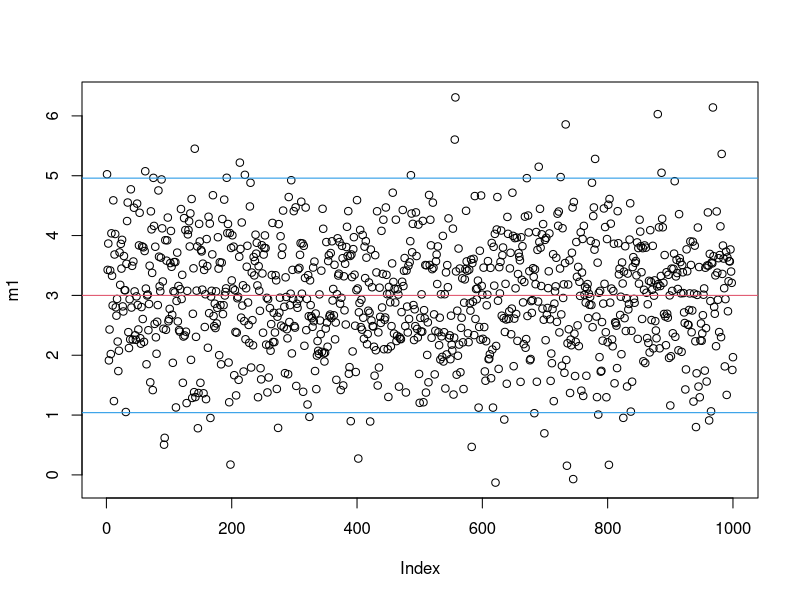
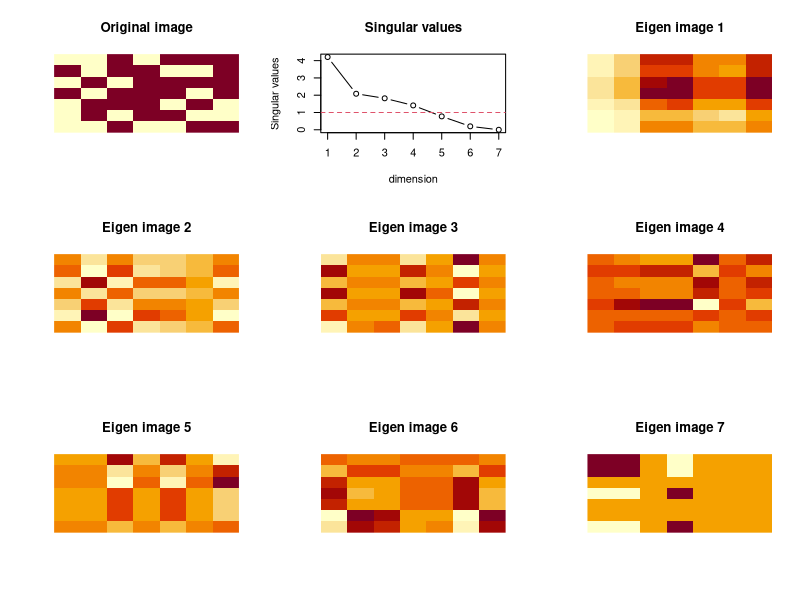
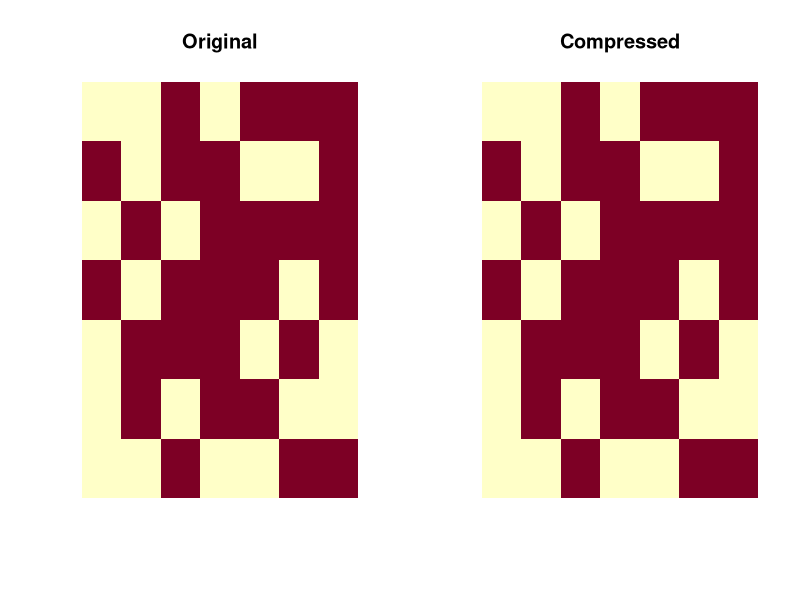
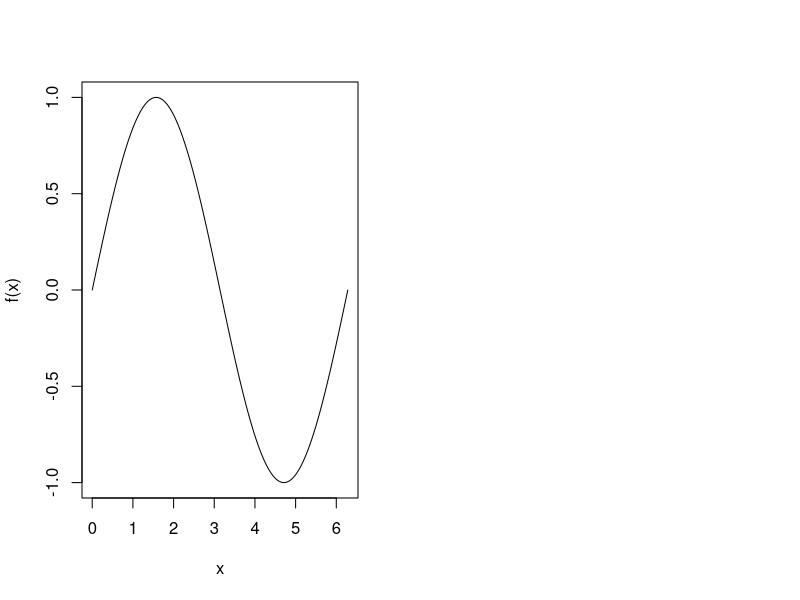
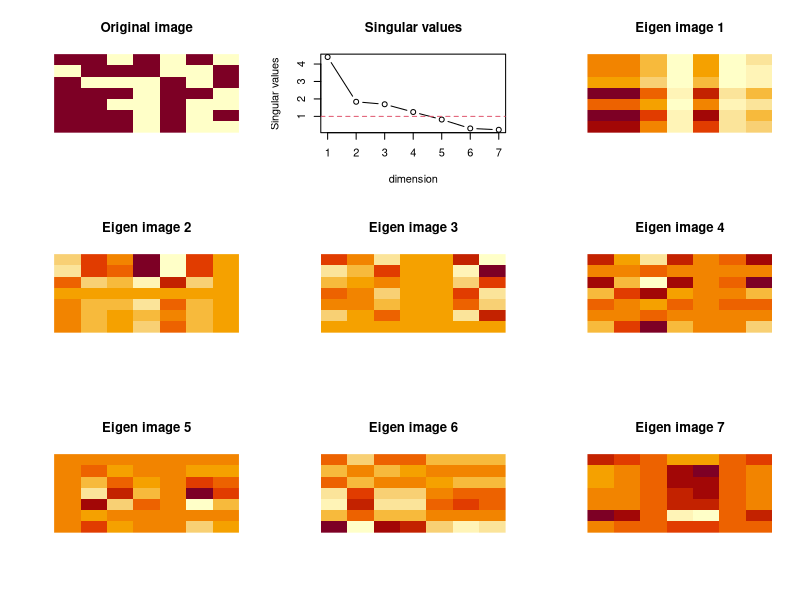
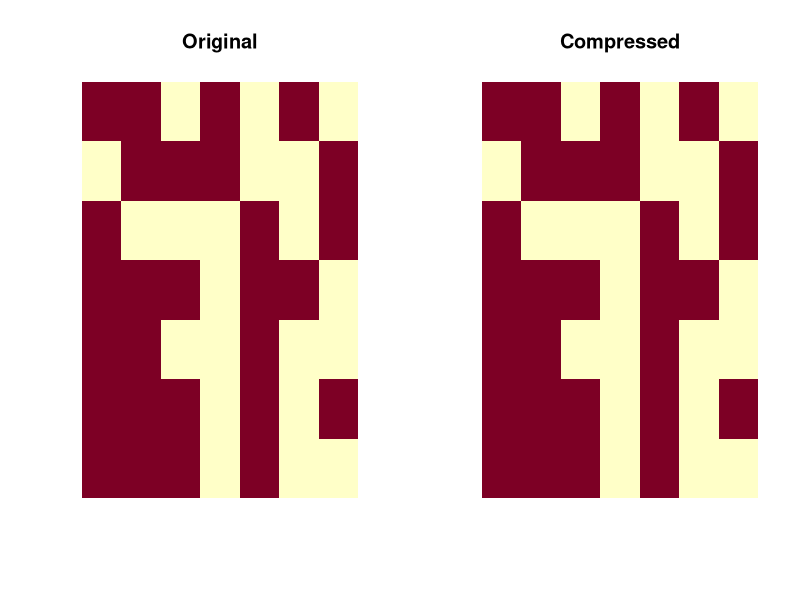
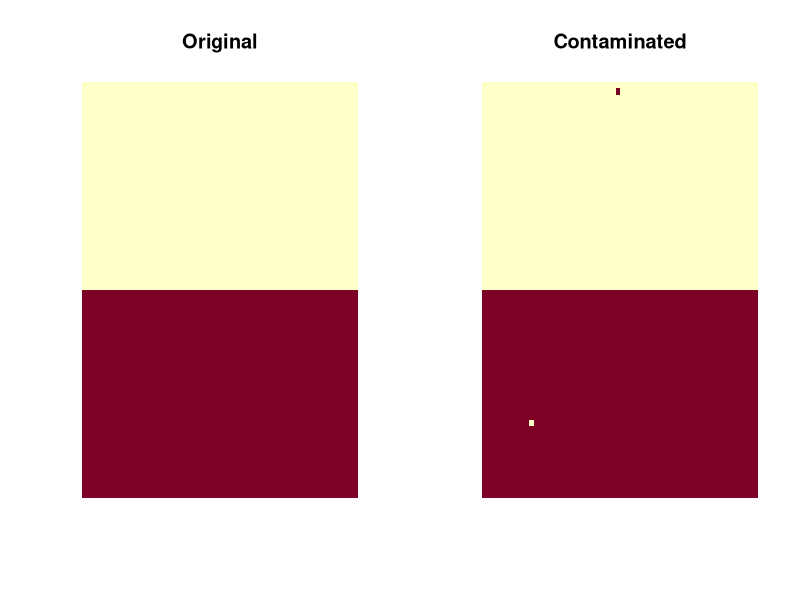
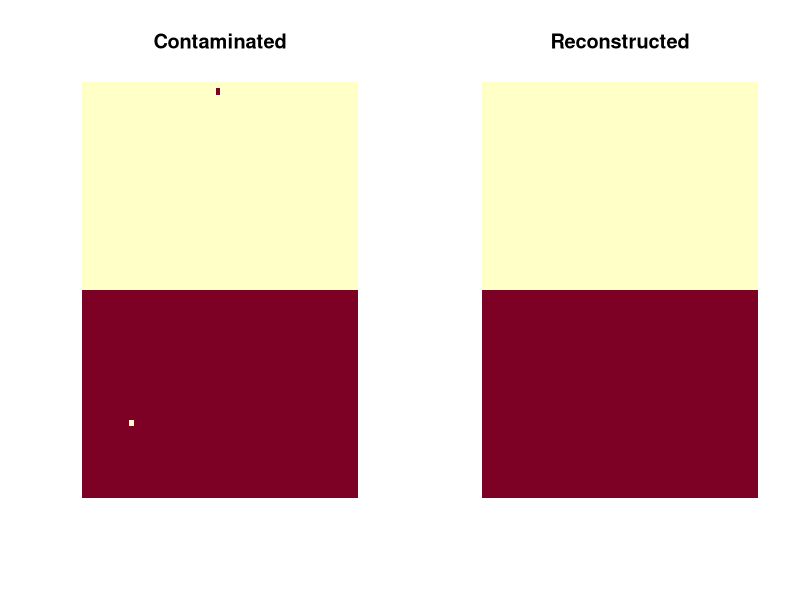

The R script that drew these images, in order:
## 2019.03.08


## 2.1 행렬 다루기
## 2.1.1. 반복실행
set.seed(123457)
N <- 1000  # 행의 갯수
d <- 100   # 열의 갯수
X <- matrix(rnorm(N*d, mean = 3, sd = 10), N, d)

#  평균 벡터 만들기(행 & 열)
head(apply(X, 1, mean)) # 행 방향으로 평균 계산 반복 실행
head(apply(X, 2, mean)) # 열 빙향으로 평균 계산 반복 실행

head(apply(X, 1, sd))   # 실습) 행방향 표준편차 구하기
head(apply(X, 2, sd))   # 실습) 열방향 표준편차 구하기

m1 <- apply(X, 1, mean)
s1 <- apply(X, 1, sd)

plot(m1)
abline(h=3, col=2)
abline(h = c(3 - 1.96, 3 + 1.96), col = 4)  # 신뢰구간



head(rowMeans(X))
head(colMeans(X))
head(rowSums(X))
head(colSums(X))


# scale함수는 각 열에 대해서 적용해준다
Z <- scale(X) # scale(X, center = TRUE, scale = TRUE)
round(Z[1:5, 1:10], 2)
round(cov(Z)[1:5, 1:5], 2)








## 2.1.2. 행렬연산
a <- matrix(rnorm(12), 4, 3)
#  transpose
t(a)
#  행렬 곱
t(a) %*% a   
#  역행렬
b <- t(a) %*% a
b.inv <- solve(b)  # solve는 연립방정식 풀 때 사용됨.

b %*% b.inv

b.inv %*% b

#  연립방정식
Amat <- matrix(c(1,  2,  3,
                 2, -5, -1,
                 0,  1, -1),
               ncol = 3, byrow = TRUE)
bvec <- c(5, 7, 0)
x <- solve(Amat, bvec)
x

as.vector(Amat%*%x) == bvec
identical(as.vector(Amat%*%x), bvec)


#  행렬식
det(b)
#  외적, outer product
x <- c(1:3)
y <- c(4:6)
outer(x, y)









## 2.1.3. 행렬의 분해
#  상삼각, 하삼각 행렬
b
upper.tri(b)
lower.tri(b)

b[lower.tri(b)] <- NA
b

#  QR 분해
#  행렬 X를 X=QR 과 같이 분해하는 것을 가리킨다.
#  단, Q는 직교행렬(역행렬이 전치행렬과 같음)이고 R은 상삼각행렬이다.
#  선형연립방정식의 해를 안정적으로 구하는 데 매우 유용하다.
A.qr <- qr(Amat)
Q <- qr.Q(A.qr)
R <- qr.R(A.qr)
R
t(Q) %*% bvec

#  고유값 분해
N <- 100
d <- 5
D <- matrix(rnorm(N*d), N, d)
A <- t(D) %*% D
eig <- eigen(A)
print(lambda <- eig$values)  # 고유값
print(P <- eig$vectors)      # 고유벡터


identical(A, P %*% diag(lambda) %*% t(P)) # 원래 같음.












#  이를 응용하면 자료에 대한 whitening 또는 coloring에 활용하는 것이 가능하다.
library(mvtnorm)

N <- 100
d <- 3
Sigma <- matrix(c(3, 0.5, 1,
                  0.5, 5, 0.9,
                  1, 0.9, 8), byrow = TRUE, ncol = 3)
X <- rmvnorm(N, sigma = Sigma)
S <- cov(X)
S

eig <- eigen(S)
lambda <- eig$values
P <- eig$vectors
W <- P %*% diag(1/lambda^0.5) %*% t(P) 
Z <- X %*% W
cov(Z)








N <- 7
d <- 7
A <- round(matrix(runif(N*d), N, d))
A.svd <- svd(A)
str(A.svd)

par(mfrow = c(3, 3))
image(A, axes = FALSE, main = "Original image")
plot(A.svd$d, type = "b", 
     xlab = "dimension", ylab = "Singular values", 
     main = "Singular values")
abline(h = 1, col = 2, lty = 2)
image(A.svd$u[,1]%*%t(A.svd$v[,1]), 
      axes = FALSE, main = "Eigen image 1")
image(A.svd$u[,2]%*%t(A.svd$v[,2]), 
      axes = FALSE, main = "Eigen image 2")
image(A.svd$u[,3]%*%t(A.svd$v[,3]), 
      axes = FALSE, main = "Eigen image 3")
image(A.svd$u[,4]%*%t(A.svd$v[,4]), 
      axes = FALSE, main = "Eigen image 4")
image(A.svd$u[,5]%*%t(A.svd$v[,5]), 
      axes = FALSE, main = "Eigen image 5")
image(A.svd$u[,6]%*%t(A.svd$v[,6]), 
      axes = FALSE, main = "Eigen image 6")
image(A.svd$u[,7]%*%t(A.svd$v[,7]), 
      axes = FALSE, main = "Eigen image 7")

?svd

d.tilde <- sum(A.svd$d >= 1)
A.tilde <- round(A.svd$u[,1:d.tilde] %*% diag(A.svd$d[1:d.tilde]) %*% t(A.svd$v[,1:d.tilde]))
par(mfrow = c(1, 2))
image(A, axes = FALSE, main = "Original")
image(A.tilde, axes = FALSE, main = "Compressed")



## 2.2 수치 미분
## 2.2.1. 미분 derivative

#  지수함수를 예로 x=1일 때의 미분 --> 접선의 기울기를 구해보자
round(-exp(-1), 6)  # 실제 미분계수



f <- function(x) exp(-x)
h <- 2^(-2*(0:10))
x <- 1
round(rbind(h, (f(x + h) - f(x))/h), 6) # 10번째쯤 갈수록 수렴하고 있다.

round(rbind(h, (f(x + h) - f(x - h))/(2*h)), 6) # better // 6번째쯤에 수렴




derivative <- function(f, x, tol = 1e-8, tol.h = 5e-10){  # tol은 정확도라고 생각하면 됨.
  h <- 1e-3
  der0 <- (f(x + h) - f(x - h))/(2*h)
  iter <- 0
  while(1) {
    iter <- iter + 1
    h <- 0.25*h
    der1 <- (f(x + h) - f(x - h))/(2*h)
    diff <- max(abs(der1 - der0))
    if (diff < tol | h < tol.h ) {
      ans <- der1
      break
    }
  }
  
  return(list(deriv = ans, diff = diff, h = h, iter = iter))
}


#  sin함수로 한 번 해보자.
x <- seq(from = 0, to = 2*pi, by = 0.0025)
#f <- function(x) x^3 - x^2 
f <- function(x) sin(x)

der <- derivative(f, x)
plot(x, f(x), type = 'l')
























##########################################################################################################
##########################################################################################################
##########################################################################################################
##########################################################################################################
##########################################################################################################



## 고유값 분해
# A = P %*% large_lambda %*% t(P) = small_lambda1 * eigenVector1 %*% t(eigenVector1) + small_lambda2 * eigenVector2 %*% t(eigenVector2) + ...


## 양정치 행렬(positive definite) / 양반정치 행렬(positive semi definite)


## 특이값 분해
#  U와 V가 직교행렬 == 내적하면 0
#  A = U %*% Σ %*% t(V)일때, A %*% t(A) == V %*% SIGMA^2 %*% t(V) ==> P %*% large_lambda %*% t(P) 꼴로 나옴.
#  // 직교 성질을 갖는 행렬을 서로 전치행렬로 바꾸어 곱하면 I가 나온다.
#  Σ σ


## 그림의 denoise하기! 아니면 파일사이즈 줄이기
N <- 7
d <- 7
A <- round(matrix(runif(N*d), N, d))
A.svd <- svd(A)   # Compute the singular-value decomposition of a rectangular matrix.
str(A.svd)
A.svd$d     # 이 순서대로 정보량의 순위를 알 수 있음 + 1 이하는 버려볼까~?
A.svd$u
A.svd$v

par(mfrow = c(3, 3))
image(A, axes = FALSE, main = "Original image")
plot(A.svd$d, type = "b",    # singular value
     xlab = "dimension", ylab = "Singular values", 
     main = "Singular values")
abline(h = 1, col = 2, lty = 2)
image(A.svd$u[,1]%*%t(A.svd$v[,1]), 
      axes = FALSE, main = "Eigen image 1")
image(A.svd$u[,2]%*%t(A.svd$v[,2]), 
      axes = FALSE, main = "Eigen image 2")
image(A.svd$u[,3]%*%t(A.svd$v[,3]), 
      axes = FALSE, main = "Eigen image 3")
image(A.svd$u[,4]%*%t(A.svd$v[,4]), 
      axes = FALSE, main = "Eigen image 4")
image(A.svd$u[,5]%*%t(A.svd$v[,5]), 
      axes = FALSE, main = "Eigen image 5")
image(A.svd$u[,6]%*%t(A.svd$v[,6]), 
      axes = FALSE, main = "Eigen image 6")
image(A.svd$u[,7]%*%t(A.svd$v[,7]), 
      axes = FALSE, main = "Eigen image 7")

A.svd$d


# size 축소 후 복원
d.tilde <- sum(A.svd$d >= 1)
A.tilde <- round(A.svd$u[,1:d.tilde] %*% diag(A.svd$d[1:d.tilde]) %*% t(A.svd$v[,1:d.tilde]))
par(mfrow = c(1, 2))
image(A, axes = FALSE, main = "Original")
image(A.tilde, axes = FALSE, main = "Compressed")

# 노이즈 제거
A <- matrix(c(rep(1, 2048), rep(0, 2048)), 64, 64)
par(mfrow = c(1, 2))
image(A, axes = FALSE, main = "Original")
A[32, 63] <- 1 - A[32, 63]
A[12, 12] <- 1 - A[12, 12]
image(A, axes = FALSE, main = "Contaminated")

A.svd <- svd(A)
str(A.svd)

d.tilde <- sum(A.svd$d >= 1)
A.tilde <- round(A.svd$d[1] * A.svd$u[,1:d.tilde] %*% t(A.svd$v[,1:d.tilde]))
par(mfrow = c(1, 2))
image(A, axes = FALSE, main = "Contaminated")
image(A.tilde, axes = FALSE, main = "Reconstructed")



f <- function(x) sin(x)
a <- 0; b <- pi/2; inc <- 2e-6
x <- seq(from = a, to = b, by = inc)
y <- f(x)
n <- length(y)
integ.rect <- sum(y[-n]*inc)
integ.trpz <- sum(y*inc) - 0.5*(y[1] + y[n])*inc
round(c(integ.rect, integ.trpz), 6)


GaussianQuadratureIntegral <- function(f, lower, upper, n = 5)
{
  if (n == 2) {
    w <- c(1, 1)
    x <- c(-0.577350269, 0.577350269)
  } else if (n == 3) {
    w <- c(0.5555556, 0.8888889, 0.5555556)
    x <- c(-0.774596669, 0, 0.774596669)
  } else if (n == 4) {
    w <- c(0.3478548, 0.6521452, 0.6521452, 0.3478548)
    x <- c(-0.861136312, -0.339981044, 0.339981044, 0.861136312)
  } else if (n == 5) {
    w <- c(0.2369269, 0.4786287, 0.5688889, 0.4786287, 0.2369269)
    x <- c(-0.906179846, -0.538469310, 0, 0.538469310, 0.906179846)
  } else if (n == 6) {
    w <- c(0.1713245, 0.3607616, 0.4679139, 0.4679139, 0.3607616, 0.1713245)
    x <- c(-0.932469514, -0.661209386, -0.238619186, 0.238619186, 0.661209386, 0.932469514)
  } else {
    cat("Check n: 2, 3, ..., 6\n")
    return(NA)
  }
  ans <- 0.5*(upper - lower)*sum(w*f(0.5*((upper - lower)*x + (upper + lower))))
  return(ans)
}

GaussianQuadratureIntegral(f, 0, pi/2, n = 2)














##########################################################################################################
##########################################################################################################
##########################################################################################################
##########################################################################################################
##########################################################################################################



## 2.3.4 몬테카를로 방법
#  대수의 법칙을 이용한 것이다.
#  정밀도는 살짝 떨어지지만 다변량에서는 파워풀하게 적용될 수 있다.
n <- 1e6
x <- rexp(n)
mean(x)
#  오차의 한계 구하기(like 신뢰구간)
1.96*sd(x)/sqrt(n)
c(mean(x) - 1.96*sd(x)/sqrt(n), mean(x) + 1.96*sd(x)/sqrt(n))


## 2.3.5 Importance sampling
#  몬테카를로 적분 예시
#  uniform 분포 사용
f <- function(x) exp(-x)/(1 + x*x)*(x >= 0)*(x <= 1)
n <- 1e6
y <- runif(n)
g1 <- function(y) dunif(y)

cat("근사값:", round(mean(f(y)/g1(y)), 6), 
    "  s.e.:", round(sd(f(y)/g1(y))/sqrt(n), 6), "\n")


#  분포를 어떤 분포를 쓰느냐에 따라 성능이 더 좋아질 수도 있다.
#  여기서는 절단한 지수분포를 사용
#  
u <- runif(n); y <- -log(1 - u*(1 - exp(-1)))
g2 <- function(y) exp(-y)/(1 - exp(-1)) # better
cat("근사값:", round(mean(f(y)/g2(y)), 6), 
    "  s.e.:", round(sd(f(y)/g2(y))/sqrt(n), 6), "\n")

#  Truncated exponential방법이 더 변화가 없음.
x <- seq(from = 0, to = 1, by = 0.001)
plot(x, f(x)/g1(x), type = "l", ylab = "f(x)/g(x)")
lines(x, f(x)/g2(x), col = 2)
legend("topright", c("Uniform", "Truncated exponential"), 
       col = 1:2, lty = rep(1, 2))

#  결국! f(x)와 g(x)의 함수 형태가 비슷해야 더 좋은 형태가 된다.



N <- 10000
U <- runif(N)
X <- -log(1-U)
x <- seq(0,10,by = 0.005)
hist(X, probability = T)
lines(x, dexp(x))
plot(density(X))




## 2.4 방정식 해 구하기
## 2.4.1 Bisection search
#  이진트리랑 같은 개념
f <- function(x) x^2 - 1

a <- 0; b <- 3 
iter <- 0; max.iter <- 1000; tol <- 1e-5
r <- seq(from = a, to = b, length = 3)
y <- c(f(r[1]), f(r[2]), f(r[3]))

if ( y[1]*y[3] > 0 ) stop("f does not have opposite sign at endpoints")

while (iter < max.iter & abs(y[2]) > tol ) {
  iter <- iter + 1
  if ( y[1]*y[2] < 0 ) {
    r[3] <- r[2]; y[3] <- y[2]
  } else {
    r[1] <- r[2]; y[1] <- y[2]
  }
  r[2] <- (r[1] + r[3])/2
  y[2] <- f(r[2])
  cat("Iteration ", iter, ":", "x = ", round(r[2], 4), "f(x) = ", round(y[2], 4), "\n")
}



## 2.4.2 Newton-Raphson method
#  미분개념을 이용한 것.(테일러급수)
#  gradient 방법론과 비슷
#  때문에 미분 가능 함수만 적용 가능
f <- function(x) x^2 - 1
f1d <- function(x) 2*x

iter <- 0; max.iter <- 1000
dd <- 1000; tol <- 1e-6
x0 <- 2
x <- rep(NA, max.iter)

while ( abs(dd) > tol & iter <= max.iter) {
  iter <- iter + 1
  dd <-  f(x0)/f1d(x0)
  x[iter] <- x0 <- x0 - dd
}
cat(x0, "(# of iterations:", iter, ")\n")
plot(x[1:iter], type = "b", xlab = "Iteration", ylab = "Solution")



## 2.4.3 uniroot() 함수
#  해를 구해주는 함수가 있음.
#  Brent method를 이용한 해를 구해준다. 
uniroot(f, lower = 0, upper = 3, tol = 1e-6)








## 2.5 최적화
#  : 다변수 상태에서 최소값을 찾으려는 행위, 방정식의 해를 구하는 문제임.
#  2.5.1 Newton-Raphson method
#  이차미분을 해야함. + 역행렬을 구해야함.
f <- function(x) x^4 + 3*x^2
f1d <- function(x) 4*x^3 + 6*x
f2d <- function(x) 12*x^2 + 6

x <- seq(from = -2, to = 2, by = 0.002)
plot(x, f(x), type = 'l')

#  적용
dd <- 1000; tol <- 1e-6
iter <- 0; max.iter <- 1000

x0 <- 1
x <- rep(NA, max.iter)

while ( abs(dd) > tol & iter <= max.iter) {
  iter <- iter + 1
  dd <-  f1d(x0)/f2d(x0)
  x[iter] <- x0 <- x0 - dd
}
cat(x0, "(# of iterations:", iter, ")\n")
plot(x[1:iter], type = "b", xlab = "Iteration", ylab = "Solution")
abline(h = pi, col = 2, lty = 2)




#  2.5.2 Gradient method
#  --> gradient descent
#  η(에타)는 학습률이라고 함. 보폭을 정해주는 역할. 잘 정해야함. 한 번 정하면 업데이트를 안함.
f <- function(x) x^4 + 3*x^2
f1d <- function(x) 4*x^3 + 6*x

eta <- 0.05; dd <- 1000; tol <- 1e-6
iter <- 0; max.iter <- 1000

x0 <- 1
x <- rep(NA, max.iter)

while ( abs(dd) > tol & iter <= max.iter) {
  iter <- iter + 1
  dd <- f1d(x0)
  x[iter] <- x0 <- x0 - eta*dd  # gradient ascent는 +eta*dd 이다.
}
cat(x0, "(# of iterations:", iter, ")\n")
plot(x[1:iter], type = "b", xlab = "Iteration", ylab = "Solution")





#  2.5.3 Golden section search (SKIP!)
GoldenSection <- function(f, a, b, tol = 1e-8, max.iter = 1000, doplot = TRUE)
  #   golden section search
  #   to find the minimum of f on [a,b]
  #   f: a strictly unimodal function on [a,b]
{
  gr <- (sqrt(5) + 1) / 2
  c <- b - (b - a) / gr
  d <- a + (b - a) / gr 
  iter <- 0
  x <- rep(NA, max.iter)
  while (abs(c - d) > tol) {
    iter <- iter + 1
    ifelse(f(c) < f(d), b <- d, a <- c)
    c <- b - (b - a) / gr
    d <- a + (b - a) / gr
    x[iter] <- (a + b)/2
  }
  cat(x[iter], "(# of iterations:", iter, ")\n")
  if (doplot) plot(x[1:iter], type = "b", xlab = "Iteration", ylab = "Solution")
  
  return(list(optimal = x[iter], objective = f(x[iter]), iter = iter))
}

GoldenSection(f, a = -5, b = 3)




#  2.5.4 optimise(), optim() 함수 이용
#  optimise()는 golden section search 와 successive parabolic interpolation 을 결합한 방식으로 최적해를 찾아준다.
optimize(f, interval = c(-1, 1), maximum = FALSE, tol = 1e-6)  # objective는 목적이 무엇인지 































